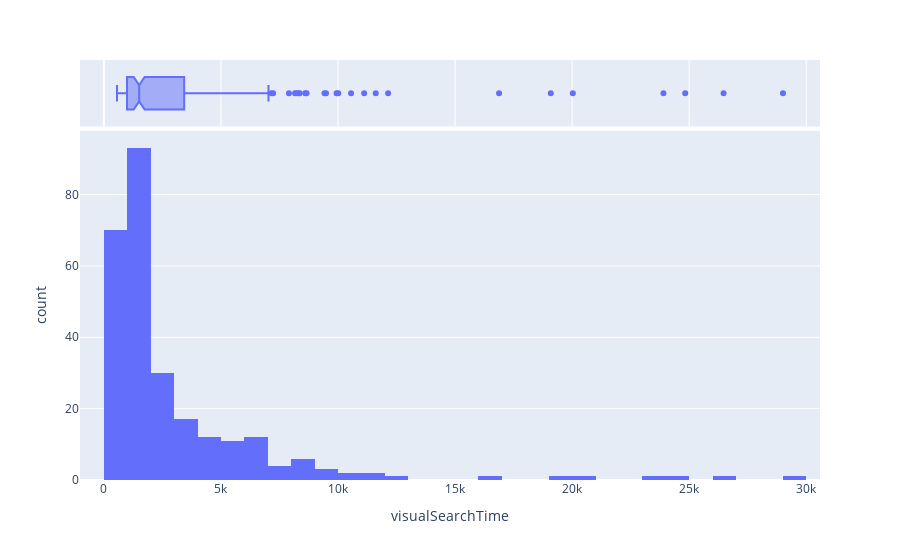

The notebook cell saved with this chart:
### Code cell
fig = px.histogram(data, x='visualSearchTime', marginal='box')
fig.show()

### Figure 1 — Plotly figure (JSON) as saved in the notebook; plotly's stock layout.template omitted (floating-point values rounded to 4 significant figures; data arrays with more than 128 entries replaced by an {"elided": "..."} marker saying what was removed)
{"data": [{"alignmentgroup": "True", "bingroup": "x", "hovertemplate": "visualSearchTime=%{x}<br>count=%{y}<extra></extra>", "legendgroup": "", "marker": {"color": "#636efa", "pattern": {"shape": ""}}, "name": "", "offsetgroup": "", "orientation": "v", "showlegend": false, "type": "histogram", "x": {"elided": "270 int values"}, "xaxis": "x", "yaxis": "y"}, {"alignmentgroup": "True", "hovertemplate": "visualSearchTime=%{x}<extra></extra>", "legendgroup": "", "marker": {"color": "#636efa"}, "name": "", "notched": true, "offsetgroup": "", "showlegend": false, "type": "box", "x": {"elided": "270 int values"}, "xaxis": "x2", "yaxis": "y2"}], "layout": {"barmode": "relative", "legend": {"tracegroupgap": 0}, "margin": {"t": 60}, "xaxis": {"anchor": "y", "domain": [0, 1], "title": {"text": "visualSearchTime"}}, "xaxis2": {"anchor": "y2", "domain": [0, 1], "matches": "x", "showgrid": true, "showticklabels": false}, "yaxis": {"anchor": "x", "domain": [0, 0.8316], "title": {"text": "count"}}, "yaxis2": {"anchor": "x2", "domain": [0.8416, 1], "matches": "y2", "showgrid": false, "showline": false, "showticklabels": false, "ticks": ""}}}
